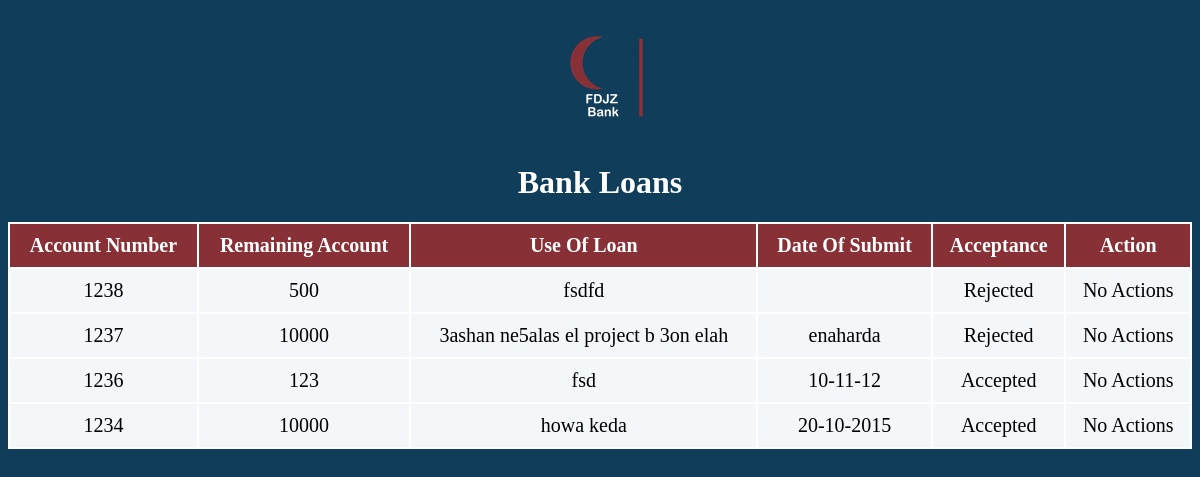
/Worker/php/ViewLoans.php, run on an earlier commit of the app's database.
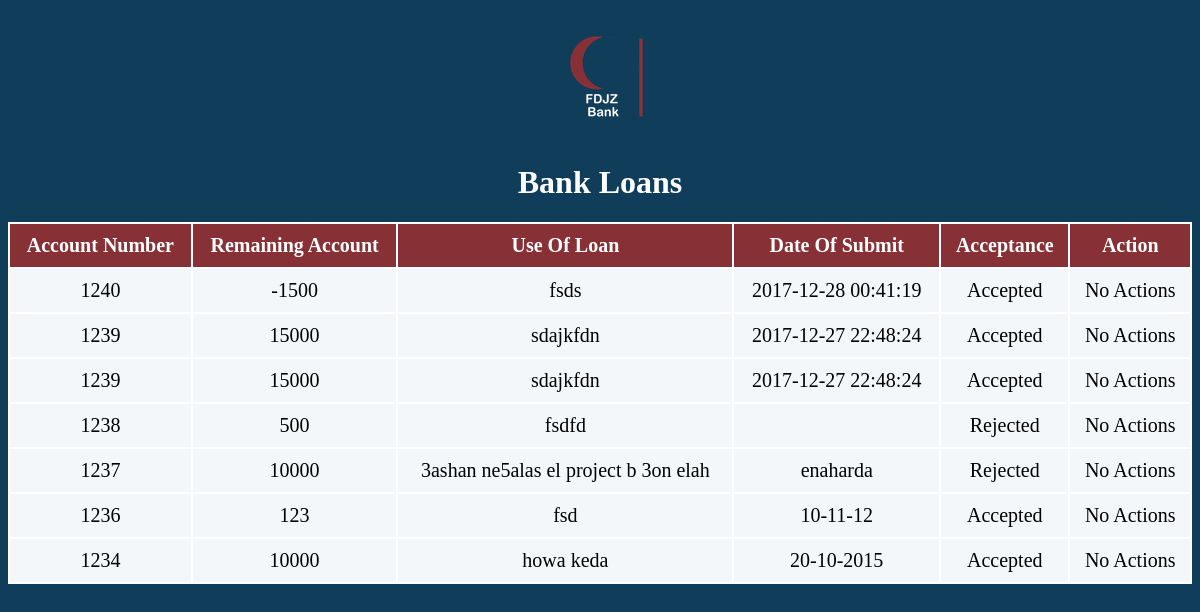
And on a later commit of the database.
### tables this page shows
CREATE TABLE `Loans` (
  `ID` int(11) NOT NULL,
  `Counter` int(30) NOT NULL,
  `AccountNo` int(11) NOT NULL,
  `Amount` float DEFAULT NULL,
  `Rate` float DEFAULT NULL,
  `UseOfLoan` varchar(50) DEFAULT NULL,
  `Acceptance` int(1) DEFAULT NULL,
  `DateOfSubmission` varchar(50) DEFAULT NULL
);

### Worker/ClassesGedida/dbconnect.php (called while the page is built, shortened)
<?php
  class dbconnect
  {
      private $servername;
      private $username;
      private $password;
      private $db;
      private $con;
      function __construct()
      {
          $this->servername = "localhost";
          $this->username = "root";
          $this->password = "";
          $this->db = "FDJZ";
          $this->con = $this->Connect();
      }
      function connect()
      {
          $this->con = mysqli_connect($this->servername, $this->username, $this->password, $this->db);
          if ($this -> con ->connect_error)
          {
              die("Failed to connect: " .$this->con->connect_error);
          }
          else
          {
              return $this->con;
          }
      }
      function executesql($sql)
      {
        $result = mysqli_query($this->con, $sql);
        if($result == TRUE)
              {
          return $result;
        }
        else
              {
          echo "Error executing SQL statement: " .$this->con->error;
        }
      }
  }
?>

### Worker/ClassesGedida/Loans.php (called while the page is built, shortened)
<?php
require_once "../ClassesGedida/dbconnect.php";
class Loans{
    public $accountnumber;
    public $acceptance;
    function GetAllLoans()
    {
            $db = new dbconnect;
            $db->connect();
            $sql = "SELECT AccountNo,Amount,UseOfLoan,DateOfSubmission,Acceptance FROM LOANS ORDER BY `ID` DESC";
            $result = $db->executesql($sql);
            $i =-1;
            while ($row = mysqli_fetch_array($result))
            {
              $i++;
              $this->accountnumber[$i]=$row["AccountNo"];
              $this->Amount[$i]=$row["Amount"];
              $this->useOfLoan[$i] = $row["UseOfLoan"];
              $this->dateOfSubmission[$i] =$row["DateOfSubmission"];
              $this->acceptance[$i]=$row["Acceptance"];
            }
        return $i;
    }
    function ReturnAccountNumbers(){
      return $this->accountnumber;
    }
    function ReturnLoanAmounts(){
      return $this->Amount;
    }
    function ReturnUsesOfLoans(){
      return $this->useOfLoan;
    }
    function ReturnAllDatesofSubmission(){
      return $this->dateOfSubmission;
    }
    function ReturnAcceptance(){
      return $this->acceptance;
    }
  }
?>

### Worker/php/ViewLoans.php (the view, shortened to what this page needs)
<!DOCTYPE html>
<html>
<head>
<link rel="stylesheet" type="text/css" href="../css/ViewLoans.css">
</head>
<body>
<?php
	require("../ClassesGedida/Loans.php") ;
	$loan = new loans;
	$num = $loan->GetAllLoans();
	$accountnumbers= $loan->ReturnAccountNumbers();
	$amounts= $loan->ReturnLoanAmounts();
	$usesOfLoan= $loan->ReturnUsesOfLoans();
	$datesOfSubmissions= $loan->ReturnAllDatesofSubmission();
	$flag = $loan->ReturnAcceptance();
?>
<div class="logo">
    <h1><a href="<?php echo $href; ?>" id="logoposition"><img  src="../img/WorkerLogo.png" alt="" /></a></h1>
</div>
<div id="title">
    <h1 id="x">Bank Loans</h1>
</div>
<div class="loanstable">
<table>
<thead>
<tr>
	<th>Account Number</th>
    <th>Remaining Account</th>
    <th>Use Of Loan</th>
	<th>Date Of Submit</th>
	<th>Acceptance </th>
	<th>Action </th>
</tr>
</thead>
<form method="post">
<?php
	for ($i=0;$i<=$num;$i++){
		echo "<tr>";
		echo "<td>" .$accountnumbers[$i]."</td>";
		echo "<td>" .$amounts[$i]."</td>";
		echo "<td>" .$usesOfLoan[$i]."</td>";
		echo "<td>" .$datesOfSubmissions[$i]."</td>";
		if ($flag[$i]==1){
			echo "<td>" ."Accepted" . "</td>";
			echo "<td>";
			echo "No Actions";
			echo "</td>";
		}
		if ($flag[$i]==0){
			echo "<td>" . "Rejected" . "</td>";
			echo "<td>";
			echo "No Actions";
			echo "</td>";
		}
		echo "</tr>";
		}
?>
</form>
</table>
</div>
</body>
</html>

What changed in the data, as far as the page shows it:
added loans: UseOfLoan "sdajkfdn", DateOfSubmission "2017-12-27 22:48:24"
Also different on the page:
new list line: "1240 -1500 fsds 2017-12-28 00:41:19 Accepted No Actions"
new list line: "1239 15000 Accepted No Actions"
